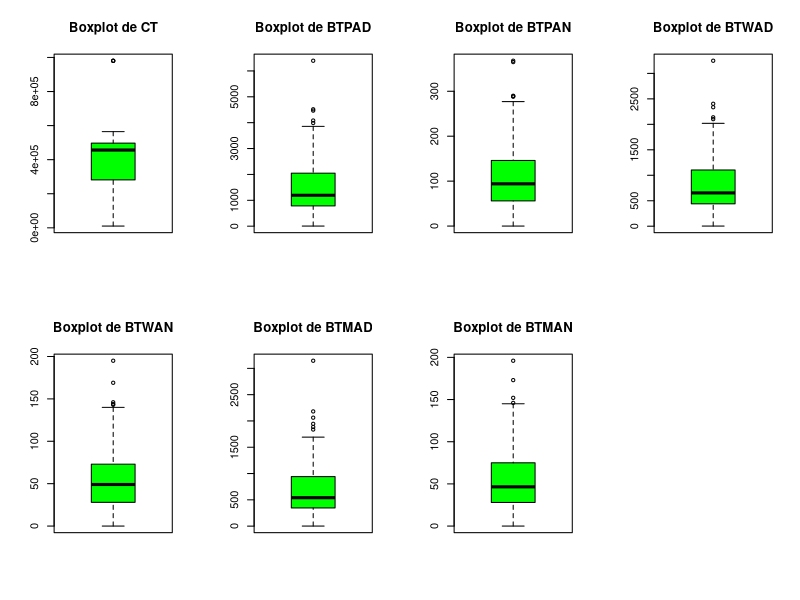
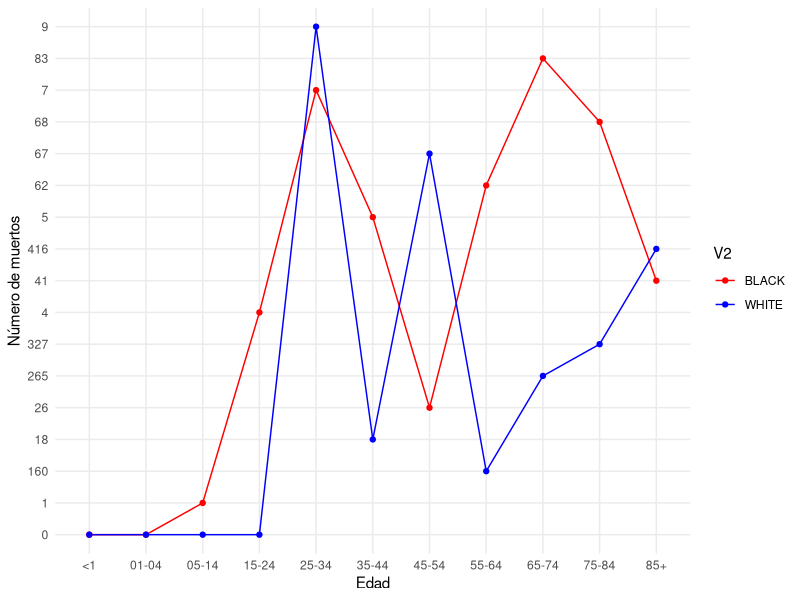
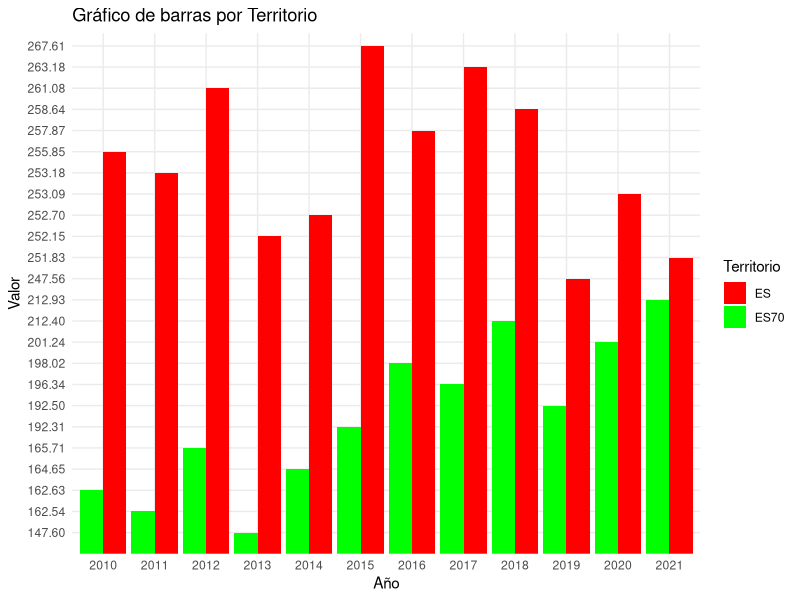

The R source for these figures, in order:
## ---- chunk 1
#Primero procedemos a leer el archivo CSV con la posición del archivo, además indicamos que no tienen título las columnas y su separador es ";".
datos <- read.csv("Excels/DiabetesHipertension.csv", header = FALSE, sep = ";")

# Posteriormente trasponemos los datos reorganizándolos en un formato diferente.
datos_transpuestos <- t(datos)

# Después contamos el número de filas y columnas que hay en ese formato.
num_filas <- nrow(datos)
num_columnas <- ncol(datos)

# Calculamos y creamos un vector con los datos deseados.
nuevo_vector <- unlist(datos_transpuestos)
orden_columnas <- rep(1:num_columnas, each = num_filas)
orden_filas <- rep(1:num_filas, times = num_columnas)
orden_final <- order(orden_columnas, orden_filas)

# Creamos una nueva gráfica con los vectores deseados siguiendo un diseño de matriz específico.
nueva_tabla <- data.frame(matrix(nuevo_vector[orden_final], ncol = num_columnas, byrow = TRUE))

# Asignamos los nombres de las columnas de la primera fila.
colnames(nueva_tabla) <- as.character(datos[1, ])

# Eliminamos la primera fila
nueva_tabla <- nueva_tabla[-1, ]

# Finalmente mostramos el resultado
head(nueva_tabla)
## ---- chunk 2
# La tabla anterior estaba con datos "character" por los que los pasamos a datos numéricos para poder trabajar con ellos"
copia_nueva_tabla <- as.data.frame(lapply(nueva_tabla, as.numeric))

head(copia_nueva_tabla)
## ---- chunk 3
# Ahora generaremos boxplots para cada columna
par(mfrow = c(2, 4))  # Configuramos el diseño de la gráfica.
for (col in names(copia_nueva_tabla)) { #Creamos un bucle en el que se van creando las boxplot de las columnas.
  boxplot(copia_nueva_tabla[[col]], col = "green", main = paste("Boxplot de", col))
}

## ---- chunk 4
# Leemos el archivo CSV indicandos su ruta en el código.
datos <- read.csv("Excels/mortality_county_all.csv", header = FALSE, sep = ",")

# Filtramos filas que comienzan por "Diabetes" y se encuentran en la columna "V1"
datos_filtrados <- datos[grep("Diabetes", datos$V1), ]

# Mostramos el resultado de la tabla con la información que nos interesa.
print(datos_filtrados)


## ---- chunk 5
library(ggplot2)
library(dplyr)
# Creamos un gráfico utilizando ggplot
ggplot(datos_filtrados, aes(x = V3, y = V4, color = V2, group = V2)) +
  geom_line() + #Añadimos las líneas
  geom_point() + #Añadimos los puntos
  labs(x = "Edad", y = "Número de muertos") +
  scale_color_manual(values = c("BLACK" = "red", "WHITE" = "blue")) + #Indicamos los valores y colores de cada línea/punto.
  theme_minimal() #ggplot2 nos ofrece distintas salidas visuales, elegimos esta por su simplicidad


## ---- chunk 6
library(ggplot2)
# Leemos el archivo CSV indicando la ruta en la que se encuentra
datos <- read.csv("Excels/Cardiovascular.csv", header = FALSE, sep = ",")

# Transponemos los datos para organizarlos en un formato diferente
datos_transpuestos <- t(datos)

# Calculamos el número de filas y columnas que hay realmente en el archivo comprimido.
num_filas <- nrow(datos)
num_columnas <- ncol(datos)

# Posteriormente calculamos el num total de elementos y creamos un vextor con los datos.
nuevo_vector <- unlist(datos_transpuestos)
orden_columnas <- rep(1:num_columnas, each = num_filas)
orden_filas <- rep(1:num_filas, times = num_columnas)
orden_final <- order(orden_columnas, orden_filas)

# Creamos un nuevo data frame llamado "nueva_tabla" organizando un vector en una matriz con el número de columnas indicadas.
nueva_tabla <- data.frame(matrix(nuevo_vector[orden_final], ncol = num_columnas, byrow = TRUE))

# Asignamos los nombres de las columnas con la primera fila
colnames(nueva_tabla) <- as.character(datos[1, ])

# Eliminamos la primera fila (que ahora es la cabecera de las columnas)
nueva_tabla <- nueva_tabla[-1, ]

# Filtramos las filas que tienen "Serie A" en la columna "Serie", es decir, todas las de "Enfermedades cardiovasculares".
nueva_tabla_filtrada <- subset(nueva_tabla, nueva_tabla$Serie == "Serie A")

# Finalmente mostramos el resultado.
head(nueva_tabla_filtrada)


## ---- chunk 7
# Cargar la biblioteca ggplot2

library(ggplot2)

# Resto de tu código
grafico <- ggplot(nueva_tabla_filtrada, aes(x = Year, y = Value, fill = Territorio)) +
  geom_bar(stat = "identity", position = "dodge") +
  labs(title = "Gráfico de barras por Territorio",
       x = "Año",
       y = "Valor") +
  scale_fill_manual(values = c("ES" = "red", "ES70" = "green")) +
  theme_minimal()

# Muestra el gráfico
print(grafico)

# Gráfica de barras
grafico <- ggplot(nueva_tabla_filtrada, aes(x = Year, y = Value, fill = Territorio)) +
  geom_bar(stat = "identity", position = "dodge") +
  labs(title = "Gráfico de barras por Territorio",
       x = "Año",
       y = "Valor") +
  scale_fill_manual(values = c("ES" = "red", "ES70" = "green")) +
  theme_minimal()



